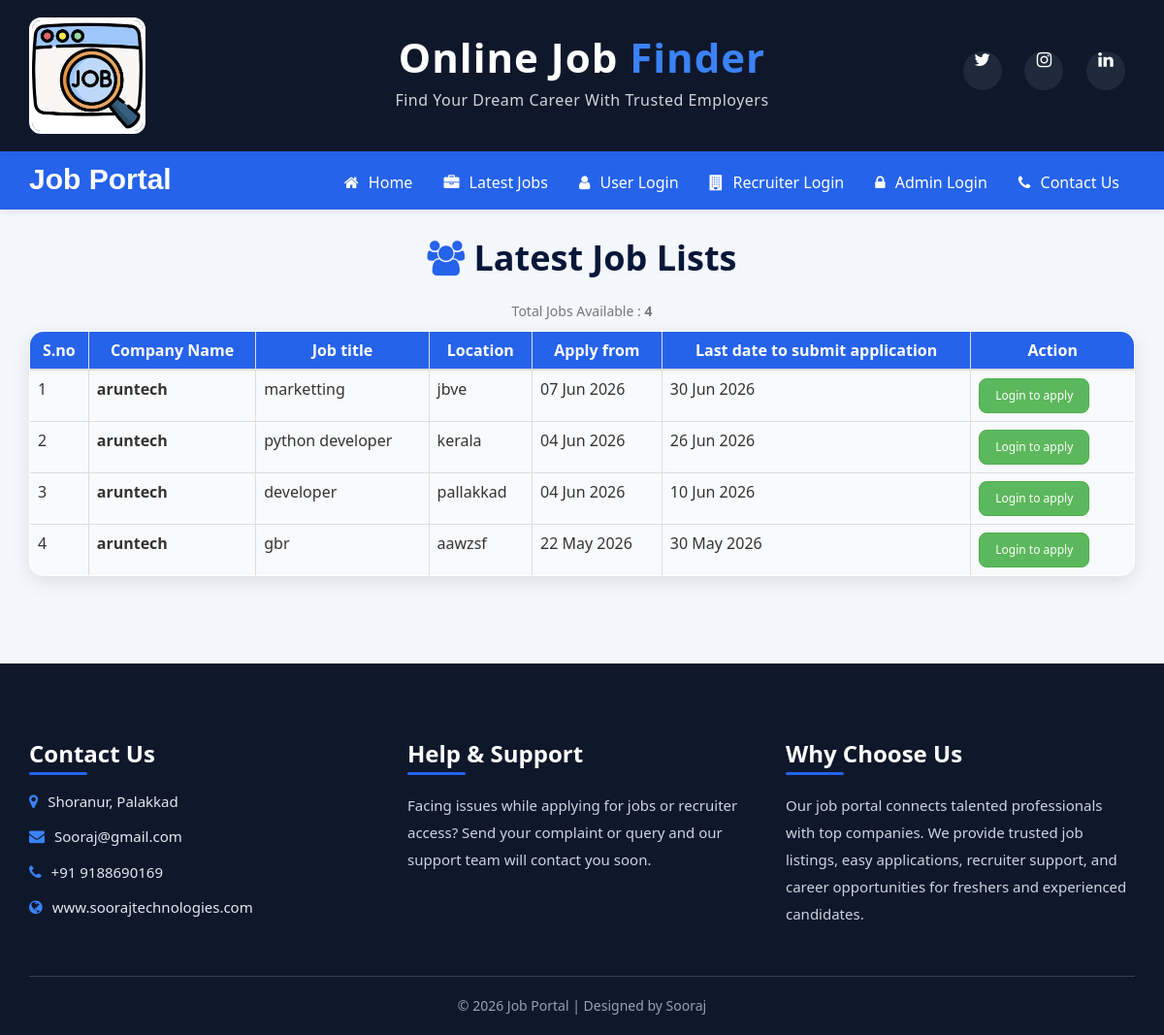
The app's page /latestjobs with its own data.
### job/models.py (models this page shows, shortened)
class Job(models.Model):
    recruiter = models.ForeignKey(Recruiter, on_delete=models.CASCADE)
    title = models.CharField()
    start_date = models.DateField()
    end_date = models.DateField()
    salary = models.FloatField(max_length=30)
    image = models.FileField()
    description = models.CharField()
    experience = models.CharField()
    location = models.CharField(max_length=20)
    skills = models.CharField(max_length=20)
    creation_date = models.DateField()

class Recruiter(models.Model):
    user=models.ForeignKey(User, on_delete=models.CASCADE)
    phone=models.IntegerField(null=True)
    image=models.FileField(null=True)
    gender=models.CharField(max_length=10,null=True)
    company=models.CharField(null=True)
    type=models.CharField(max_length=10,null=True)
    status=models.CharField(max_length=20,null=True)

### job/views.py (the view)
# urls.py: path('latestjobs',views.latestjobs,name='latestjobs'),
def latestjobs(request):
    data=Job.objects.all().order_by('-start_date')
    context = {'data': data}
    return render(request, 'latestjobs.html',context)

### job/templates/latestjobs.html
{% load static %}
<link rel="stylesheet" href="{% static 'css/user_login.css' %}">
{% block body %}
{% include 'navigation.html' %}
<h1 class="text-center" style="color:#071739; font-weight:bold; margin-top:30px; margin-bottom:25px;">
    <i class="fa fa-users" style="color:#2563EB;"></i> Latest Job Lists
</h1>
<div class="container">
    <p class="text-center text-muted">
    Total Jobs Available : <strong>{{data|length}}</strong>
</p>
<table class="table table-hover table-bordered" id="example"
       style="background:white;
              border-radius:15px;
              overflow:hidden;
              box-shadow:0 6px 20px rgba(0,0,0,0.1);">
    <thead>
    <tr style="background:#2563EB; color:white; font-size:16px;">
        <th class="text-center">S.no</th>
        <th class="text-center">Company Name</th>
        <th class="text-center">Job title</th>
        <th class="text-center">Location</th>
        <th class="text-center">Apply from</th>
        <th class="text-center">Last date to submit application</th>
        <th class="text-center">Action</th>
    </tr>
    </thead>
    <tbody>
    {% for i in data %}
    <tr style="background:#F8FAFC;">
        <td>{{forloop.counter}}</td>
        <td>
            <strong>
                {{i.recruiter.company}}
            </strong>
        </td>
        <td>{{i.title}}</td>
        <td>{{i.location}}</td>
        <td>{{i.start_date|date:"d M Y"}}</td>
        <td>{{i.end_date|date:"d M Y"}}</td>
<td>
    <a href="{% url 'user_login' %}"
       class="btn btn-success btn-sm mr-2 shadow"
       style="border-radius:8px; padding:8px 16px; margin-right:10px;">
        Login to apply
    </a>
</td>
    </tr>
    {% endfor %}
    </tbody>
</table>
</div>
{% include 'footer.html' %}
{% endblock %}

### job/templates/navigation.html (shortened to what this page needs)
<!DOCTYPE html>
<html lang="en">
<head>
    {% load static %}
    <link rel="stylesheet"
          href="https://maxcdn.bootstrapcdn.com/bootstrap/3.4.1/css/bootstrap.min.css">
    <link rel="stylesheet"
          href="https://cdnjs.cloudflare.com/ajax/libs/font-awesome/4.7.0/css/font-awesome.min.css">
</head>
<body>
<div class="container-fluid top-header">
    <div class="container">
        <div class="row">
            <div class="col-sm-3 logo-section">
                <img src="{% static 'images/job1.jpg' %}"
                     alt="logo"
                     class="img-responsive logo-img">
            </div>
            <div class="col-sm-6 text-center">
                <div class="brand-title">
                    <h1>
                        <span class="red-text">Online Job</span>
                        <span class="blue-text"> Finder</span>
                    </h1>
                    <p>
                        Find Your Dream Career With Trusted Employers
                    </p>
                </div>
            </div>
            <div class="col-sm-3">
                <div class="social-icons">
                    <a href="#">
                        <i class="fa fa-twitter"></i>
                    </a>
                    <a href="#">
                        <i class="fa fa-instagram"></i>
                    </a>
                    <a href="#">
                        <i class="fa fa-linkedin"></i>
                    </a>
                </div>
            </div>
        </div>
    </div>
</div>
<nav class="navbar custom-navbar">
    <div class="container">
        <div class="navbar-header">
            <a class="navbar-brand" href="#">
                Job Portal
            </a>
        </div>
        <div class="collapse navbar-collapse" id="jobNavbar">
            <ul class="nav navbar-nav navbar-right">
                <li>
                    <a href="{% url 'index' %}">
                        <i class="fa fa-home"></i> Home
                    </a>
                </li>
                <li>
                    <a href="{% url 'latestjobs' %}">
                        <i class="fa fa-briefcase"></i> Latest Jobs
                    </a>
                </li>
                <li>
                    <a href="{% url 'user_login' %}">
                        <i class="fa fa-user"></i> User Login
                    </a>
                </li>
                <li>
                    <a href="{% url 'recruiter_login' %}">
                        <i class="fa fa-building"></i> Recruiter Login
                    </a>
                </li>
                <li>
                    <a href="{% url 'admin_login' %}">
                        <i class="fa fa-lock"></i> Admin Login
                    </a>
                </li>
                <li>
                    <a href="{% url 'contact' %}">
                        <i class="fa fa-phone"></i> Contact Us
                    </a>
                </li>
            </ul>
        </div>
    </div>
</nav>
</body>
</html>

### job/templates/footer.html
{% load static %}
<link rel="stylesheet" href="{% static 'css/footer.css' %}">
<div class="footer-section">
    <div class="container">
        <div class="row">
            <div class="col-md-4 mb-4">
                <h3 class="footer-title">Contact Us</h3>
                <div class="footer-contact">
                    <p><i class="fa fa-map-marker"></i>Shoranur, Palakkad</p>
                    <p><i class="fa fa-envelope"></i>Sooraj@gmail.com</p>
                    <p><i class="fa fa-phone"></i>+91 9188690169</p>
                    <p><i class="fa fa-globe"></i>www.soorajtechnologies.com</p>
                </div>
            </div>
<div class="col-md-4 mb-4">
    <h3 class="footer-title">Help & Support</h3>
    <p class="footer-text">
        Facing issues while applying for jobs or recruiter access?
        Send your complaint or query and our support team will contact you soon.
    </p>
</div>
            <div class="col-md-4 mb-4">
                <h3 class="footer-title">Why Choose Us</h3>
                <p class="footer-text">
                    Our job portal connects talented professionals with
                    top companies. We provide trusted job listings,
                    easy applications, recruiter support, and career
                    opportunities for freshers and experienced candidates.
                </p>
            </div>
        </div>
        <div class="footer-bottom">
            © 2026 Job Portal | Designed by Sooraj
        </div>
    </div>
</div>

### job/static/css/user_login.css (style rules this page uses)
body { background:#f8fafc; min-height:100vh; font-family:'Poppins',sans-serif; }

### job/static/css/footer.css (style rules this page uses)
.footer-section { background:#0f172a; padding:60px 0 20px; margin-top:70px; }
.footer-title { color:white; font-size:24px; font-weight:700; margin-bottom:25px; position:relative; }
.footer-title::after { content:''; position:absolute; left:0; bottom:-8px; width:60px; height:3px; background:#2563eb; border-radius:5px; }
.footer-text { color:#cbd5e1; font-size:15px; line-height:28px; }
.footer-contact p { color:#e2e8f0; font-size:15px; margin-bottom:15px; }
.footer-contact i { color:#3b82f6; margin-right:10px; font-size:16px; }
.footer-bottom { border-top:1px solid #334155; margin-top:40px; padding-top:20px; text-align:center; color:#94a3b8; font-size:14px; }
.social-icons a { display:inline-block; width:40px; height:40px; line-height:40px; text-align:center; background:#1e293b; color:white; border-radius:50%; margin-right:10px; transition:0.3s; }

### job/templates/navigation.html (style rules this page uses)
body { margin:0; padding:0; font-family:'Segoe UI', Tahoma, Geneva, Verdana, sans-serif; background:#f4f7fc; }
.top-header { background:#0F172A; padding:18px 0; border-bottom:4px solid #2563EB; box-shadow:0 3px 10px rgba(0,0,0,0.15); }
.logo-img { width:120px; height:120px; border-radius:12px; object-fit:cover; border:3px solid white; }
.brand-title { margin-top:18px; }
.brand-title h1 { font-size:42px; font-weight:700; margin:0; letter-spacing:1px; }
.red-text { color:white; }
.blue-text { color:#3B82F6; }
.brand-title p { color:#d1d5db; margin-top:10px; font-size:16px; letter-spacing:0.5px; }
.social-icons { text-align:right; margin-top:35px; }
.social-icons a { display:inline-flex; justify-content:center; align-items:center; width:42px; height:42px; border-radius:50%; background:white; color:#0F172A; margin-left:10px; text-decoration:none; font-size:18px; transition:0.3s; }
.custom-navbar { background:#2563EB; border:none; border-radius:0; margin-bottom:0; box-shadow:0 2px 8px rgba(0,0,0,0.1); }
.navbar-brand { color:white !important; font-size:30px; font-weight:bold; padding-top:15px; font-family:'Trebuchet MS', sans-serif; }
.navbar-nav { float:right; }
.navbar-nav li a { color:white !important; font-size:16px; font-weight:500; padding:18px 16px; transition:0.3s; }
.navbar-nav li a i { margin-right:6px; }

### records on screen
Job: recruiter.company "aruntech", title "marketting", location "jbve", start_date "07 Jun 2026", end_date "30 Jun 2026"
Job: recruiter.company "aruntech", title "python developer", location "kerala", start_date "04 Jun 2026", end_date "26 Jun 2026"
Job: recruiter.company "aruntech", title "developer", location "pallakkad", start_date "04 Jun 2026", end_date "10 Jun 2026"
Job: recruiter.company "aruntech", title "gbr", location "aawzsf", start_date "22 May 2026", end_date "30 May 2026"

### other values on screen
{{ data|length }} "4"
